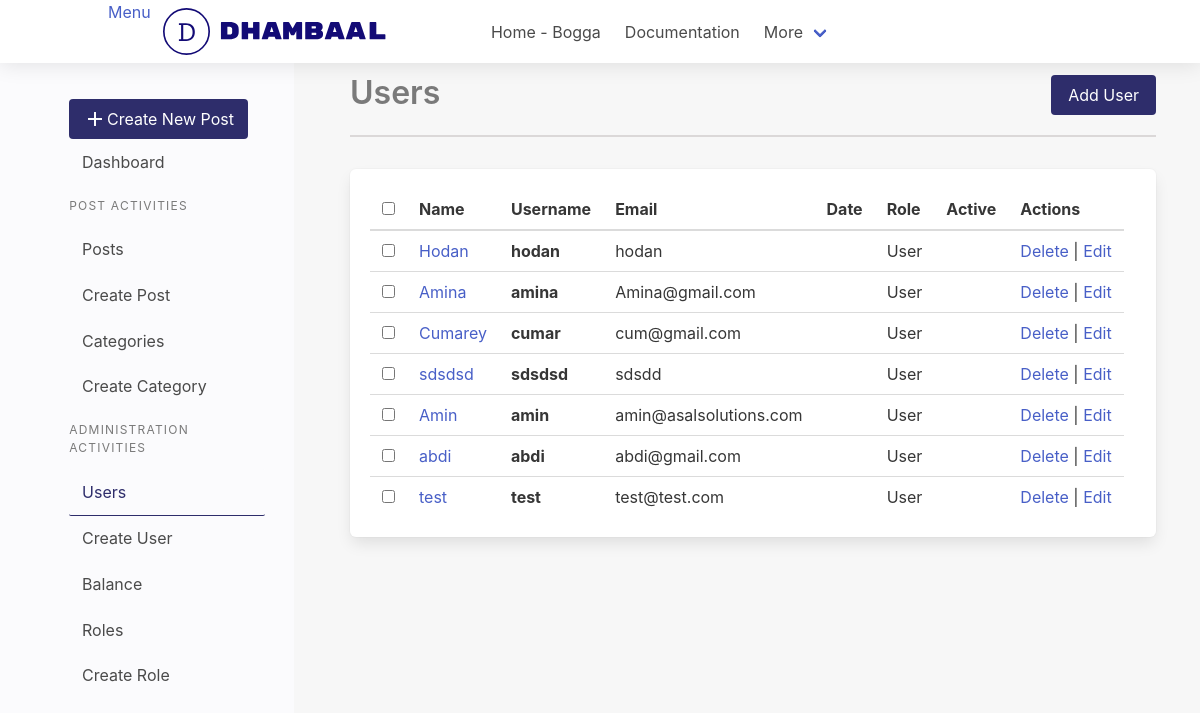
Page /dashboard/users/ on the earlier database version.
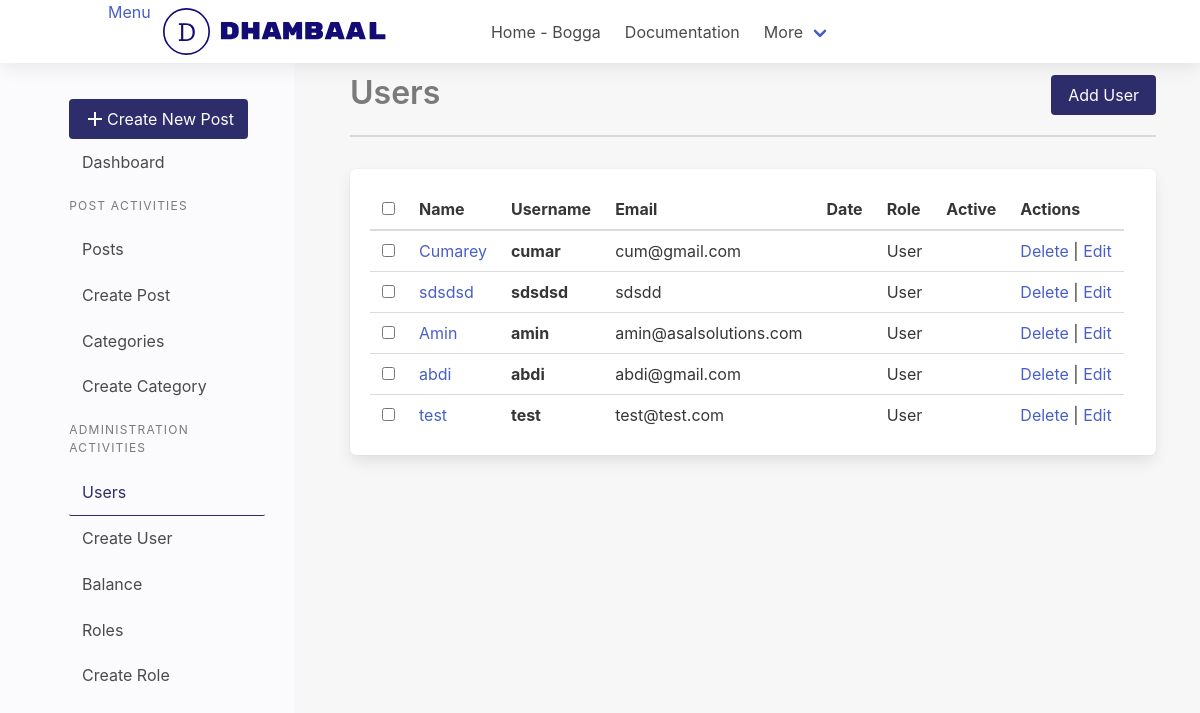
Same page on the later database version.
### app/auth/models/User.py (models this page shows, shortened)
class User(db.Model, UserMixin):
    __tablename__ = 'users'
    id = db.Column(db.Integer, primary_key=True)
    email = db.Column(db.String(255), unique=True)
    username = db.Column(db.String(80), unique=True)
    name = db.Column(db.String(120), nullable=True)
    password = db.Column(db.String(255))
    role = db.Column(db.String(80), default="User")
    confirmed_at = db.Column(db.DateTime())

### app/auth/auth.py (the view)
@dashboard_bp.route("/users/", methods=["GET"])
def get_users():
    users = User.query.all()
    return render_template("users/list.html", users=users)

### app/auth/templates/users/list.html
{% from "macro.html" import section_heading with context %}
{% extends 'layout/base.html' %}
{% block content %}
{{section_heading(title="Users",link="dashboard.create_user",btn_text="Add
User")}}
{%if not users %}
  <div class="box">
    <p>No Users yet</p>
  </div>
{%else%}
<table class="table box">
  <thead>
    <tr>
      <th><input type="checkbox" /></th>
      <th>Name</th>
      <th>Username</th>
      <th>Email</th>
      <th>Date</th>
      <th>Role</th>
      <th>Active</th>
      <th>Actions</th>
    </tr>
  </thead>
  <tbody>
    {% for user in users %}
    <tr>
      <th><input type="checkbox" /></th>
      <td><a href="#">{{ user.name }}</a></td>
       <th>{{ user.username }}</th>
      <td>{{ user.email }}</td>
      <td>{{ user.create_at}}</td>
      <td>{{ user.role }}</td>
      <td>{{ user.active}}</td>
      <td>
        <a href="{{url_for('dashboard.delete_user',id=user.id)}}" onclick="confirm('Are you sure?')">Delete</a> |
        <a href="{{url_for('dashboard.update_user',id=user.id)}}">Edit</a>
      </td>
    </tr>
    {%endfor%}
  </tbody>
</table>
{%endif%}
{%endblock content%}

### app/dashboard/templates/macro.html (shortened to what this page needs)
{% macro section_heading(title="Section
Title",link="dashboard.posts",btn_text="Add") %}
<div class="section-heading">
  <h1 class="title is-3 has-text-grey">{{title}}</h1>
  <a class="button is-primary left" href="{{url_for(link)}}">{{btn_text}}</a>
</div>
{% endmacro %}

### app/dashboard/templates/layout/base.html (shortened to what this page needs)
<!DOCTYPE html>
<html lang="en">
<head>
    {% block head %}
    <link rel="stylesheet" href="https://cdn.jsdelivr.net/npm/bulma@0.9.1/css/bulma.min.css">
 <link
    rel="stylesheet"
    href="{{url_for('site.static',filename='css/main.css')}}"/>
    {% endblock %}
</head>
<body>
    {% block header %}
         {% include "layout/header.html" %}
    {% endblock %}
    <div class="columns">
        <div class="column is-one-quarter dashboard-side" id="hide-sidebar">
                    <div class="container">
                        {%include 'layout/side.html'%}
                    </div>
                </div>
                <div class="column dashboard-content">
                {% block content %}{% endblock content%}
                </div>
         </div>
</body>
</html>

### app/dashboard/templates/layout/header.html (shortened to what this page needs)
<nav class="navbar" role="navigation" aria-label="main navigation">
  <div class="container">
    <div class="navbar-brand">
      <a id="sidebar-hide">Menu</a>
      <a class="navbar-item" href="{{url_for('dashboard.index')}}">
      </a>
    </div>
    <div id="nav-links" class="navbar-menu">
      <div class="navbar-start">
        <a class="navbar-item"> Home - Bogga </a>
        <a class="navbar-item"> Documentation </a>
        <div class="navbar-item has-dropdown is-hoverable">
          <a class="navbar-link"> More </a>
        </div>
      </div>
      <div class="navbar-end">
        <div class="navbar-item">
        </div>
      </div>
    </div>
  </div>
</nav>

### app/dashboard/templates/layout/side.html
<aside class="menu" id="side-menu">
  <a class="button is-primary" href="{{url_for('dashboard.create_post')}}">
    <i class="material-icons">add</i>Create New Post
  </a>
  <ul class="menu-list">
    <li>
      <a href="{{url_for('dashboard.index')}}" class="is-active">Dashboard</a>
    </li>
  </ul>
  <p class="menu-label">Post Activities</p>
  <ul class="menu-list">
    <li>
      <a href="{{url_for('dashboard.get_posts')}}">Posts</a>
    </li>
    <li><a href="{{url_for('dashboard.create_post')}}">Create Post</a></li>
  </ul>
  <ul class="menu-list">
    <li><a href="{{url_for('dashboard.get_categories')}}">Categories</a></li>
    <li>
      <a href="{{url_for('dashboard.create_category')}}">Create Category</a>
    </li>
  </ul>
  <p class="menu-label">Administration Activities</p>
  <ul class="menu-list">
    <li><a href="{{url_for('dashboard.get_users')}}">Users</a></li>
    <li><a href="{{url_for('dashboard.create_user')}}">Create User</a></li>
    <li><a>Balance</a></li>
  </ul>
  <ul class="menu-list">
    <li><a href="{{url_for('dashboard.get_roles')}}">Roles</a></li>
    <li><a href="{{url_for('dashboard.create_roles')}}">Create Role</a></li>
  </ul>
</aside>

### app/site/static/css/main.css (style rules this page uses)
* { margin:0; box-sizing: border-box; }
.container { width:85%; }
.navbar { box-shadow: 0 2px 20px rgba(0, 0, 0, 0.1); }
.navbar-brand { margin-right: 5rem; }
.dashboard-side { background:#FBFBFD; padding-left: 4rem; padding-top: 3rem; }
.dashboard-side a { padding: .8rem; }
.menu-list a.is-active { background:#FBFBFD; color: #2e2d6b; border-bottom: 1.9px solid #2e2d6b; }
.button.is-primary { background-color: #2e2d6b; border-color: transparent; color: #fff; }
.dashboard-content { background:#f7f7f7; padding: 1.5rem 3.5rem; min-height: 93vh; margin:auto; }
.section-heading { display:flex; border-bottom: 2px solid rgb(219, 216, 216); margin-bottom: 2rem; justify-content: space-between; }

Differences in the rows shown:
removed User: name "Hodan", username "hodan", email "hodan", role "User"
removed User: name "Amina", username "amina", email "Amina@gmail.com", role "User"
